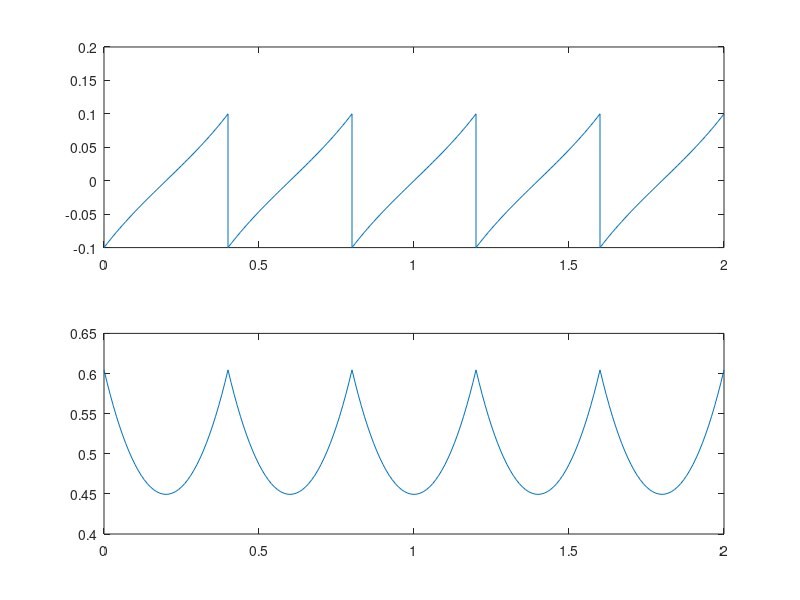

The MATLAB source for this figure:
%% HLIP Vis

clear; clc; close all;

%% Define System
zref = 0.6;
m = 14.607895999999995;
lam = sqrt(9.81 / zref);
A = [0 1; lam ^2 0];
x0 = [-0.1; 0.60452545];
xt = [];
tt = [];
TSSP = 0.4;
for ii = 1:5
    [t, y] = ode45(@(t, x) A * x, [0, TSSP], x0);
    x0 = y(end, :);
    x0(1) = x0(1) - 0.5 * 0.4;
    xt = [xt; y];
    tt = [tt; t + 0.4 * (ii - 1)];
end


figure
subplot(2, 1, 1)
plot(tt, xt(:, 1))
subplot(2, 1, 2)
plot(tt, xt(:, 2))

%% LQR for HLIP
A = [cosh(lam*TSSP), 1/lam * sinh(lam*TSSP); lam*sinh(lam*TSSP), cosh(lam*TSSP)];
B = [-cosh(lam*TSSP); -lam*sinh(lam*TSSP)];

K = dlqr(A, B, eye(2), 1);
disp(K)

%% LQR for LLIP
A = [cosh(lam*TSSP), 1/(m * zref * lam) * sinh(lam*TSSP); m * zref * lam*sinh(lam*TSSP), cosh(lam*TSSP)];
B = [-cosh(lam*TSSP); -m * zref * lam*sinh(lam*TSSP)];

K = dlqr(A, B, eye(2), 1);
disp(K)